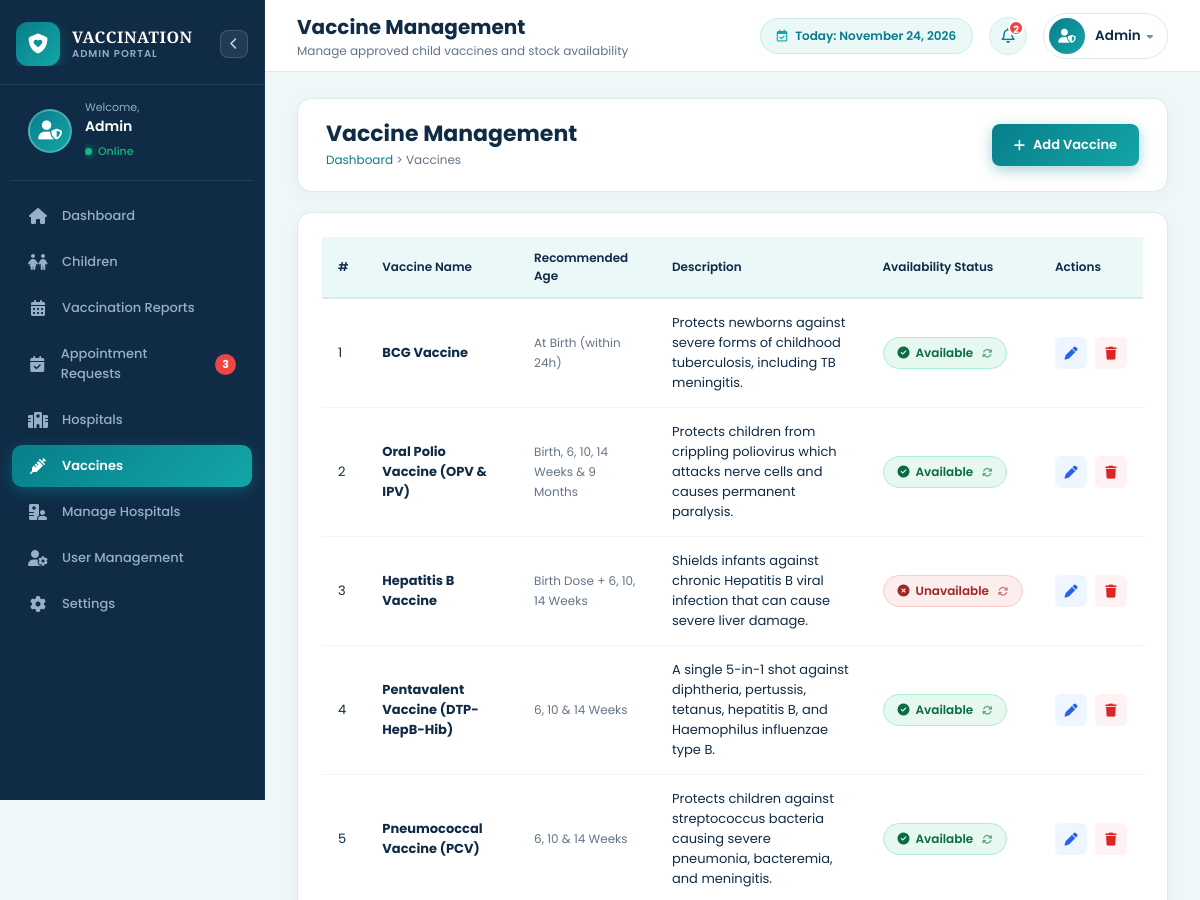
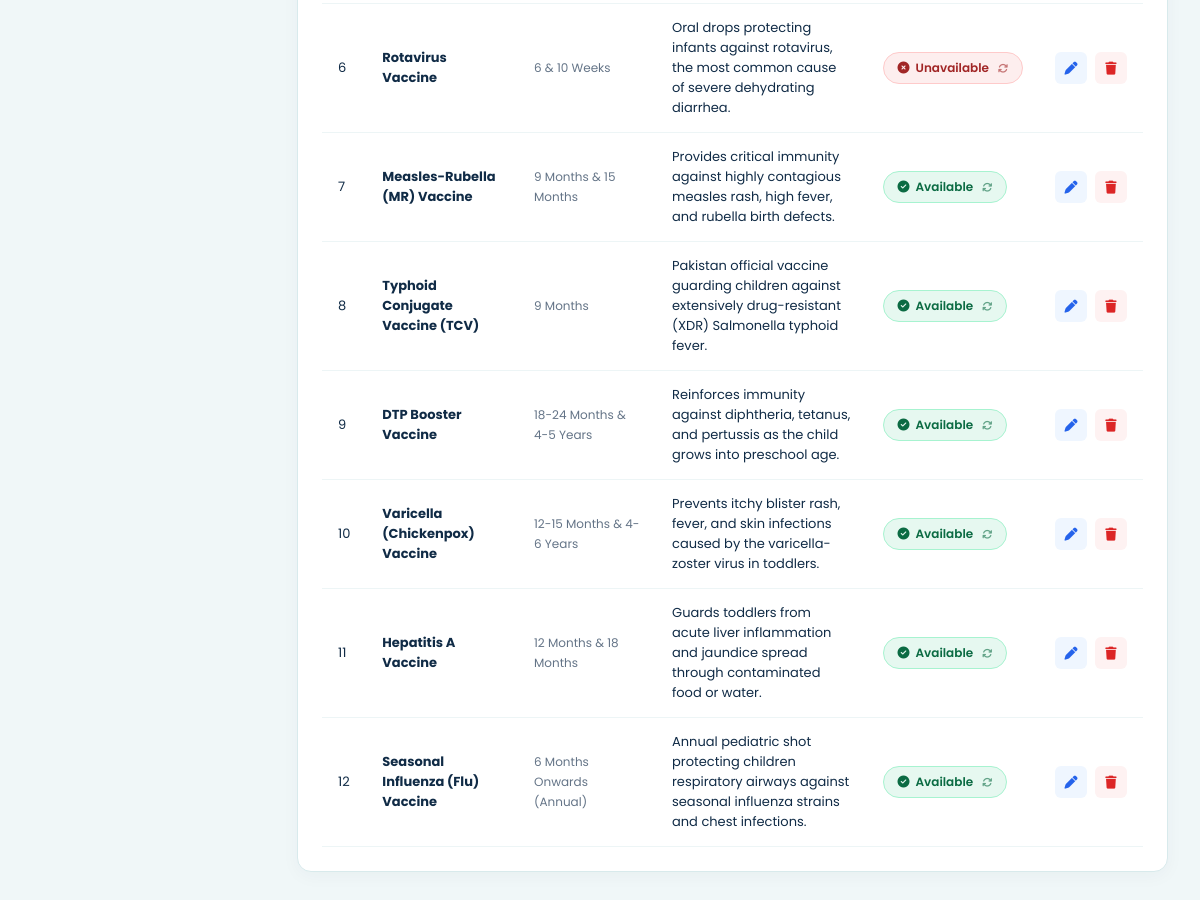
Page /admin/vaccines.php (signed in) on the committed database (2 pictures, top to bottom).
### tables this page shows
CREATE TABLE `vaccines` (
  `id` int(11) NOT NULL,
  `name` varchar(150) NOT NULL,
  `recommended_age` varchar(100) NOT NULL DEFAULT '',
  `description` text NOT NULL,
  `status` varchar(20) NOT NULL DEFAULT 'Available',
  `created_at` timestamp NOT NULL DEFAULT current_timestamp()
);

### admin/vaccines.php (the view, shortened to what this page needs)
<?php
require_once __DIR__ . '/../config.php';
function e($value) {
    return htmlspecialchars((string)$value, ENT_QUOTES, 'UTF-8');
}
$adminName = $_SESSION['name'] ?? 'Admin';
$vaccines = [];
$res = $conn->query("SELECT id, name, recommended_age, description, status FROM vaccines WHERE name != 'zaid' ORDER BY id ASC");
if ($res) {
    while ($r = $res->fetch_assoc()) {
        $r['avail'] = $r['status'];
        $vaccines[] = $r;
    }
}
$displayList = $vaccines;
$pendingRequestsCount = 3;
$qBadge = $conn->query("SELECT COUNT(*) AS total FROM appointments WHERE status = 'Pending'");
if ($qBadge && $bRow = $qBadge->fetch_assoc()) {
    $pendingRequestsCount = (int)$bRow['total'] > 0 ? (int)$bRow['total'] : 3;
}
?>
<!DOCTYPE html>
<html lang="en">
<head>
<link rel="stylesheet" href="https://cdnjs.cloudflare.com/ajax/libs/font-awesome/6.5.2/css/all.min.css">
</head>
<body>
<aside class="sidebar" id="adminSidebar">
    <div class="sidebar-header">
        <a href="dashboard.php" class="brand-block" title="Admin Dashboard">
            <div class="brand-icon">
                <i class="fa-solid fa-shield-heart"></i>
            </div>
            <div class="brand-text">
                <span class="brand-title">VACCINATION</span>
                <small class="brand-sub">ADMIN PORTAL</small>
            </div>
        </a>
        <button class="sidebar-collapse-btn" id="sidebarCollapseBtn" title="Collapse / Expand Sidebar">
            <i class="fa-solid fa-chevron-left" id="collapseIcon"></i>
        </button>
    </div>
    <div class="sidebar-profile">
        <div class="profile-avatar">
            <i class="fa-solid fa-user-shield"></i>
        </div>
        <div class="profile-info">
            <small>Welcome,</small>
            <strong><?= e($adminName) ?></strong>
            <span class="profile-status">Online</span>
        </div>
    </div>
    <nav class="sidebar-nav">
        <a href="dashboard.php" data-tooltip="Dashboard">
            <i class="fa-solid fa-house"></i>
            <span>Dashboard</span>
        </a>
        <a href="children.php" data-tooltip="Children">
            <i class="fa-solid fa-children"></i>
            <span>Children</span>
        </a>
        <a href="reports.php" data-tooltip="Vaccination Reports">
            <i class="fa-solid fa-calendar-days"></i>
            <span>Vaccination Reports</span>
        </a>
        <a href="appointments.php" data-tooltip="Appointment Requests">
            <i class="fa-solid fa-calendar-check"></i>
            <span>Appointment Requests</span>
            <span class="badge-pill-count"><?= $pendingRequestsCount ?></span>
        </a>
        <a href="hospitals.php" data-tooltip="Hospitals">
            <i class="fa-solid fa-hospital"></i>
            <span>Hospitals</span>
        </a>
        <a href="vaccines.php" class="active" data-tooltip="Vaccines">
            <i class="fa-solid fa-syringe"></i>
            <span>Vaccines</span>
        </a>
        <a href="hospitals.php" data-tooltip="Manage Hospitals">
            <i class="fa-solid fa-hospital-user"></i>
            <span>Manage Hospitals</span>
        </a>
        <a href="users.php" data-tooltip="User Management">
            <i class="fa-solid fa-user-gear"></i>
            <span>User Management</span>
        </a>
        <a href="javascript:alert('Settings panel is configured with default system options.');" data-tooltip="Settings">
            <i class="fa-solid fa-gear"></i>
            <span>Settings</span>
        </a>
    </nav>
</aside>
<div class="main-content">
    <header class="top-header">
        <div class="header-left">
            <div class="header-title-block">
                <h1 style="font-size: 20px; font-weight: 700; color: var(--dark);">Vaccine Management</h1>
                <p style="font-size: 12px; color: var(--text-muted);">Manage approved child vaccines and stock availability</p>
            </div>
        </div>
        <div class="header-right">
            <div class="date-pill">
                <i class="fa-regular fa-calendar-check" style="color:var(--secondary);"></i>
                Today: <?= date('F d, Y') ?>
            </div>
            <a href="appointments.php" class="notif-bell" title="Notifications">
                <i class="fa-regular fa-bell"></i>
                <span class="notif-badge">2</span>
            </a>
            <?php include __DIR__ . '/../components/dashboard_user_dropdown.php'; ?>
        </div>
    </header>
    <main class="page-container">
        <section class="banner-card">
            <div class="banner-title-block">
                <h2>Vaccine Management</h2>
                <div class="breadcrumb-trail">
                    <a href="dashboard.php">Dashboard</a> &gt; <span>Vaccines</span>
                </div>
            </div>
            <button class="btn-primary-action" onclick="openAddVaccineModal()">
                <i class="fa-solid fa-plus"></i> Add Vaccine
            </button>
        </section>
        <section class="content-card">
            <div class="table-responsive">
                <table class="modern-table">
                    <thead>
                        <tr>
                            <th>#</th>
                            <th>Vaccine Name</th>
                            <th>Recommended Age</th>
                            <th>Description</th>
                            <th>Availability Status</th>
                            <th>Actions</th>
                        </tr>
                    </thead>
                    <tbody>
                        <?php foreach ($displayList as $idx => $v): ?>
                            <tr>
                                <td><?= $idx + 1 ?></td>
                                <td><strong><?= e($v['name']) ?></strong></td>
                                <td><span style="color:var(--text-muted);font-size:12px;"><?= e($v['recommended_age'] ?? 'Standard') ?></span></td>
                                <td><?= e($v['description']) ?></td>
                                <td>
                                    <?php if (is_numeric($v['id'])): ?>
                                        <form method="post" style="display:inline-block; margin:0;">
                                            <?php if ($v['status'] === 'Available'): ?>
                                                <button type="submit" class="btn-status-toggle is-available" title="Click to change status to Unavailable">
                                                    <i class="fa-solid fa-circle-check"></i> Available
                                                    <i class="fa-solid fa-arrows-rotate" style="font-size:10px;margin-left:3px;opacity:0.6;"></i>
                                                </button>
                                            <?php else: ?>
                                                <button type="submit" class="btn-status-toggle is-unavailable" title="Click to change status to Available">
                                                    <i class="fa-solid fa-circle-xmark"></i> Unavailable
                                                    <i class="fa-solid fa-arrows-rotate" style="font-size:10px;margin-left:3px;opacity:0.6;"></i>
                                                </button>
                                            <?php endif; ?>
                                        </form>
                                    <?php else: ?>
                                        <span class="badge-status <?= $v['status'] === 'Available' ? 'badge-available' : 'badge-unavailable' ?>">
                                            <?= e($v['status']) ?>
                                        </span>
                                    <?php endif; ?>
                                </td>
                                <td>
                                    <div class="actions-cell">
                                        <?php if (is_numeric($v['id'])): ?>
                                            <button type="button" class="btn-icon-action btn-icon-edit" title="Edit Vaccine"
                                                onclick="openEditVaccineModal(<?= (int)$v['id'] ?>, '<?= e(addslashes($v['name'])) ?>', '<?= e(addslashes($v['recommended_age'] ?? '')) ?>', '<?= e(addslashes($v['description'] ?? '')) ?>', '<?= e($v['status']) ?>')">
                                                <i class="fa-solid fa-pen"></i>
                                            </button>
                                            <form method="post" style="display:inline;" onsubmit="return confirm('Are you sure you want to delete <?= e(addslashes($v['name'])) ?>?');">
                                                <button type="submit" class="btn-icon-action btn-icon-delete" title="Delete">
                                                    <i class="fa-solid fa-trash"></i>
                                                </button>
                                            </form>
                                        <?php endif; ?>
                                    </div>
                                </td>
                            </tr>
                        <?php endforeach; ?>
                    </tbody>
                </table>
            </div>
        </section>
    </main>
</div>
</body>
</html>

### components/dashboard_user_dropdown.php (shortened to what this page needs)
<?php
$currentRole = $_SESSION['role'] ?? 'parent';
if ($currentRole === 'hospital') {
    $dropdownName = $adminName ?? $_SESSION['name'] ?? 'Hospital Admin';
    $dropdownAvatar = 'fa-solid fa-hospital-user';
} elseif ($currentRole === 'admin') {
    $dropdownName = $adminName ?? $_SESSION['name'] ?? 'Admin';
    $dropdownAvatar = 'fa-solid fa-user-shield';
} else {
    $dropdownName = $parentName ?? $_SESSION['name'] ?? 'User';
    $dropdownAvatar = 'fa-solid fa-user';
}
?>
<div class="user-dropdown-wrapper">
    <button type="button" class="user-profile-btn" id="userMenuToggleBtn" aria-haspopup="true" aria-expanded="false" title="Account Menu">
        <div class="avatar-circle">
            <i class="<?= $dropdownAvatar ?>"></i>
        </div>
        <span class="user-pill-name">
            <?= htmlspecialchars((string)$dropdownName, ENT_QUOTES, 'UTF-8') ?>
            <i class="fa-solid fa-caret-down caret-icon"></i>
        </span>
    </button>
</div>

### components/dashboard_user_dropdown.php (style rules this page uses)
.user-dropdown-wrapper { position: relative; display: inline-block; }
.user-profile-btn { display: flex; align-items: center; gap: 10px; color: var(--dark, #102b46); font-size: 13.5px; font-weight: 600; cursor: pointer; background: #ffffff; border: 1px solid #dce8ec; padding: 4px 14px 4px 5px; border-radius: 30px; transition: all 0.2s ease; user-select: none; font-family: inherit; outline: none; }
.user-profile-btn .avatar-circle { width: 36px; height: 36px; border-radius: 50%; background: linear-gradient(135deg, #087e8b, #13a6a6); color: white; display: grid; place-items: center; font-size: 14px; flex-shrink: 0; }
.user-profile-btn .user-pill-name { display: flex; align-items: center; gap: 6px; color: #102b46; }
.user-profile-btn .caret-icon { font-size: 10px; color: #7b8e9e; transition: transform 0.2s ease; }

### rows in the picture
vaccines: name "BCG Vaccine", recommended_age "At Birth (within 24h)", description "Protects newborns against severe forms of childhood tuberculosis, including TB meningitis.", status "Available" (drawn)
vaccines: name "Oral Polio Vaccine (OPV & IPV)", recommended_age "Birth, 6, 10, 14 Weeks & 9 Months", description "Protects children from crippling poliovirus which attacks nerve cells and causes permanent paralysis.", status "Available" (drawn)
vaccines: name "Hepatitis B Vaccine", recommended_age "Birth Dose + 6, 10, 14 Weeks", description "Shields infants against chronic Hepatitis B viral infection that can cause severe liver damage.", status "Unavailable" (drawn)
vaccines: name "Pentavalent Vaccine (DTP-HepB-Hib)", recommended_age "6, 10 & 14 Weeks", description "A single 5-in-1 shot against diphtheria, pertussis, tetanus, hepatitis B, and Haemophilus influenzae type B.", status "Available" (drawn)
vaccines: name "Pneumococcal Vaccine (PCV)", recommended_age "6, 10 & 14 Weeks", description "Protects children against streptococcus bacteria causing severe pneumonia, bacteremia, and meningitis.", status "Available" (drawn)
vaccines: name "Rotavirus Vaccine", recommended_age "6 & 10 Weeks", description "Oral drops protecting infants against rotavirus, the most common cause of severe dehydrating diarrhea.", status "Unavailable" (drawn)
vaccines: name "Measles-Rubella (MR) Vaccine", recommended_age "9 Months & 15 Months", description "Provides critical immunity against highly contagious measles rash, high fever, and rubella birth defects.", status "Available" (drawn)
vaccines: name "Typhoid Conjugate Vaccine (TCV)", recommended_age "9 Months", description "Pakistan official vaccine guarding children against extensively drug-resistant (XDR) Salmonella typhoid fever.", status "Available" (drawn)
vaccines: name "DTP Booster Vaccine", recommended_age "18-24 Months & 4-5 Years", description "Reinforces immunity against diphtheria, tetanus, and pertussis as the child grows into preschool age.", status "Available" (drawn)
vaccines: name "Varicella (Chickenpox) Vaccine", recommended_age "12-15 Months & 4-6 Years", description "Prevents itchy blister rash, fever, and skin infections caused by the varicella-zoster virus in toddlers.", status "Available" (drawn)
vaccines: name "Hepatitis A Vaccine", recommended_age "12 Months & 18 Months", description "Guards toddlers from acute liver inflammation and jaundice spread through contaminated food or water.", status "Available" (drawn)
vaccines: name "Seasonal Influenza (Flu) Vaccine", recommended_age "6 Months Onwards (Annual)", description "Annual pediatric shot protecting children respiratory airways against seasonal influenza strains and chest infections.", status "Available" (drawn)

### other values in the picture
$adminName "Admin"
$pendingRequestsCount "3"
$dropdownName "Admin"
